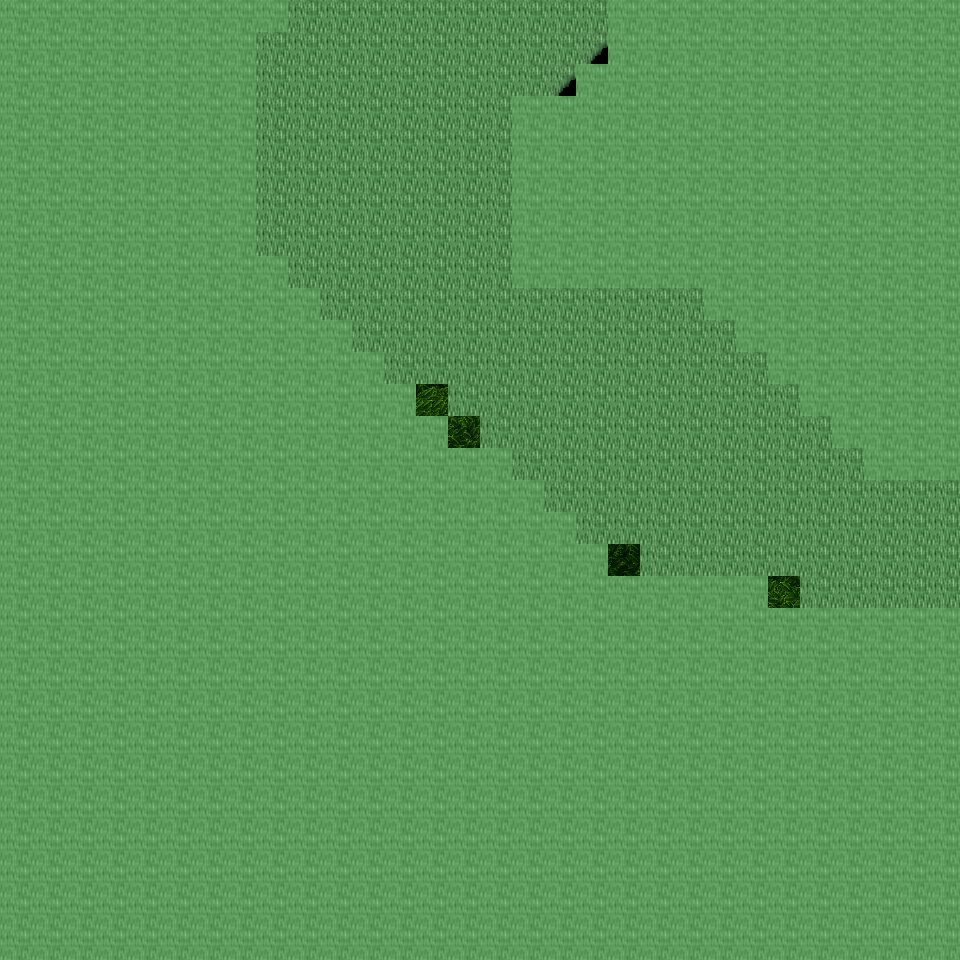

Rendered tile map (Tiled .tmx) drawn with the repository's tilesets; below, a short description and the map source with its tile grids summarised:
An orthogonal 30x30 tile map with 32x32 px tiles, 6 tile layers (Ground, Object, Object2, Above, ...), 6 tilesets and 2 objects (2x mapExit).

<map version="1.0" orientation="orthogonal" renderorder="right-down" width="30" height="30" tilewidth="32" tileheight="32" nextobjectid="3">
  <tileset firstgid="1" name="tileset_ground_ground" tilewidth="32" tileheight="32" tilecount="33" columns="3">
    <image source="../drawable/tileset_ground_ground.png" width="96" height="352" />
  </tileset>
  <tileset firstgid="34" name="tileset_ground_ground_2" tilewidth="32" tileheight="32" tilecount="4" columns="4">
    <image source="../drawable/tileset_ground_ground_2.png" width="128" height="32" />
  </tileset>
  <tileset firstgid="38" name="tileset_ground_grass_edges" tilewidth="32" tileheight="32" tilecount="36" columns="12">
    <image source="../drawable/tileset_ground_grass_edges.png" width="384" height="96" />
  </tileset>
  <tileset firstgid="74" name="tileset_ground_grass_corners" tilewidth="32" tileheight="32" tilecount="24" columns="6">
    <image source="../drawable/tileset_ground_grass_corners.png" width="192" height="128" />
  </tileset>
  <tileset firstgid="98" name="tileset_plant_tree_tree_darkgreen" tilewidth="32" tileheight="32" tilecount="88" columns="8">
    <image source="../drawable/tileset_plant_tree_tree_darkgreen.png" width="256" height="352" />
  </tileset>
  <tileset firstgid="186" name="tileset_logic_collision" tilewidth="32" tileheight="32" tilecount="1" columns="1">
    <image source="../drawable/tileset_logic_collision.png" width="32" height="32" />
  </tileset>
  <layer name="Ground" width="30" height="30">
    <data>[900 cells, 900 non-empty, 2 distinct tile ids]</data>
  </layer>
  <layer name="Object" width="30" height="30">
    <data>[900 cells, 31 non-empty, 6 distinct tile ids]</data>
  </layer>
  <layer name="Object2" width="30" height="30">
    <data>[900 cells, 0 non-empty, 0 distinct tile ids]</data>
  </layer>
  <layer name="Above" width="30" height="30">
    <data>[900 cells, 562 non-empty, 18 distinct tile ids]</data>
  </layer>
  <layer name="Above2" width="30" height="30">
    <data>[900 cells, 0 non-empty, 0 distinct tile ids]</data>
  </layer>
  <layer name="Walkable" width="30" height="30">
    <data>[900 cells, 709 non-empty, 1 distinct tile ids]</data>
  </layer>
  <objectgroup name="MapEvents">
    <object id="1" name="north" type="mapExit" x="288" y="0" width="320" height="32">
      <properties>
        <property name="map" value="level_0_x137_y60" />
        <property name="x" value="9" />
        <property name="y" value="28" />
      </properties>
    </object>
    <object id="2" name="east" type="mapExit" x="928" y="480" width="32" height="128">
      <properties>
        <property name="map" value="level_0_x138_y61" />
        <property name="x" value="1" />
        <property name="y" value="15" />
      </properties>
    </object>
  </objectgroup>
</map>
